Frame 1 (no input): blank canvas, image omitted
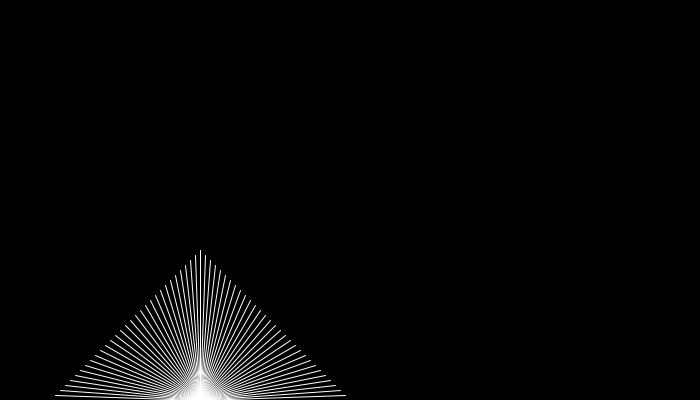
Frame 60 (the mouse pressed at the canvas centre just before this capture)
Frame 120 (the mouse held since frame 60 and released just before this capture): identical to frame 60, image omitted

The Processing sketch that drew this single still picture (run headless with seeded random() and noise(); from frame 60 on, the mouse is pressed at the canvas centre):

// Processing sketch: processing_40974
// ── processing_40974.pde

int x1 = 200;
int y1 = 250;
int y2 = 250;
int x2 = 200;

void setup(){
  size(700,400);
  background(0);
}

void draw(){
  stroke(255);
  line(x1,y1,200,400);
  y1 = y1 + 5;
  x1 = x1 - 5;
  line(x2,y2,200,400);
  y2 = y2 + 5;
  x2 = x2 + 5;
}
